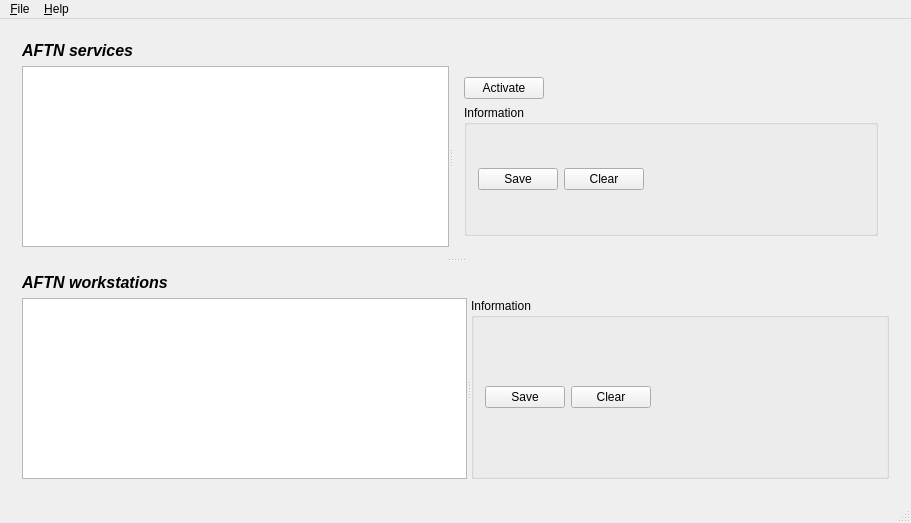
<?xml version="1.0" encoding="UTF-8"?>
<ui version="4.0">
 <class>MainWindow</class>
 <widget class="QMainWindow" name="MainWindow">
  <property name="geometry">
   <rect>
    <x>0</x>
    <y>0</y>
    <width>911</width>
    <height>523</height>
   </rect>
  </property>
  <property name="windowTitle">
   <string>AFTN manager</string>
  </property>
  <widget class="QWidget" name="centralWidget">
   <layout class="QVBoxLayout" name="verticalLayout_3">
    <item>
     <widget class="QSplitter" name="splitter">
      <property name="orientation">
       <enum>Qt::Vertical</enum>
      </property>
      <widget class="QWidget" name="layoutWidget">
       <layout class="QVBoxLayout" name="verticalLayout_2">
        <item>
         <widget class="QLabel" name="label_2">
          <property name="sizePolicy">
           <sizepolicy hsizetype="Preferred" vsizetype="Fixed">
            <horstretch>0</horstretch>
            <verstretch>0</verstretch>
           </sizepolicy>
          </property>
          <property name="text">
           <string>&lt;!DOCTYPE HTML PUBLIC &quot;-//W3C//DTD HTML 4.0//EN&quot; &quot;http://www.w3.org/TR/REC-html40/strict.dtd&quot;&gt;
&lt;html&gt;&lt;head&gt;&lt;meta name=&quot;qrichtext&quot; content=&quot;1&quot; /&gt;&lt;style type=&quot;text/css&quot;&gt;
p, li { white-space: pre-wrap; }
&lt;/style&gt;&lt;/head&gt;&lt;body style=&quot; font-family:'Sans'; font-size:8pt; font-weight:400; font-style:normal;&quot;&gt;
&lt;p style=&quot; margin-top:0px; margin-bottom:0px; margin-left:0px; margin-right:0px; -qt-block-indent:0; text-indent:0px;&quot;&gt;&lt;span style=&quot; font-size:12pt; font-weight:600; font-style:italic;&quot;&gt;AFTN services&lt;/span&gt;&lt;/p&gt;&lt;/body&gt;&lt;/html&gt;</string>
          </property>
          <property name="textFormat">
           <enum>Qt::RichText</enum>
          </property>
         </widget>
        </item>
        <item>
         <widget class="QSplitter" name="vsplitter1">
          <property name="orientation">
           <enum>Qt::Horizontal</enum>
          </property>
          <property name="childrenCollapsible">
           <bool>false</bool>
          </property>
          <widget class="QListWidget" name="serversView"/>
          <widget class="QWidget" name="layoutWidget">
           <layout class="QGridLayout" name="gridLayout">
            <item row="0" column="0">
             <widget class="QPushButton" name="activate">
              <property name="text">
               <string>Activate</string>
              </property>
             </widget>
            </item>
            <item row="0" column="1">
             <spacer name="horizontalSpacer">
              <property name="orientation">
               <enum>Qt::Horizontal</enum>
              </property>
              <property name="sizeHint" stdset="0">
               <size>
                <width>40</width>
                <height>20</height>
               </size>
              </property>
             </spacer>
            </item>
            <item row="1" column="0" colspan="2">
             <widget class="QGroupBox" name="informationBox">
              <property name="title">
               <string>Information</string>
              </property>
              <layout class="QGridLayout" name="gridLayout_2">
               <item row="0" column="0" colspan="3">
                <widget class="QLabel" name="information">
                 <property name="text">
                  <string/>
                 </property>
                </widget>
               </item>
               <item row="1" column="0">
                <widget class="QPushButton" name="save">
                 <property name="text">
                  <string>Save</string>
                 </property>
                </widget>
               </item>
               <item row="1" column="1">
                <widget class="QPushButton" name="clear">
                 <property name="text">
                  <string>Clear</string>
                 </property>
                </widget>
               </item>
               <item row="1" column="2">
                <spacer name="horizontalSpacer_2">
                 <property name="orientation">
                  <enum>Qt::Horizontal</enum>
                 </property>
                 <property name="sizeHint" stdset="0">
                  <size>
                   <width>40</width>
                   <height>20</height>
                  </size>
                 </property>
                </spacer>
               </item>
               <item row="2" column="0" colspan="3">
                <widget class="QWidget" name="logContainer" native="true"/>
               </item>
              </layout>
             </widget>
            </item>
           </layout>
          </widget>
         </widget>
        </item>
       </layout>
      </widget>
      <widget class="QWidget" name="layoutWidget">
       <layout class="QVBoxLayout" name="verticalLayout">
        <item>
         <widget class="QLabel" name="label">
          <property name="sizePolicy">
           <sizepolicy hsizetype="Preferred" vsizetype="Fixed">
            <horstretch>0</horstretch>
            <verstretch>0</verstretch>
           </sizepolicy>
          </property>
          <property name="text">
           <string>&lt;!DOCTYPE HTML PUBLIC &quot;-//W3C//DTD HTML 4.0//EN&quot; &quot;http://www.w3.org/TR/REC-html40/strict.dtd&quot;&gt;
&lt;html&gt;&lt;head&gt;&lt;meta name=&quot;qrichtext&quot; content=&quot;1&quot; /&gt;&lt;style type=&quot;text/css&quot;&gt;
p, li { white-space: pre-wrap; }
&lt;/style&gt;&lt;/head&gt;&lt;body style=&quot; font-family:'Sans'; font-size:8pt; font-weight:400; font-style:normal;&quot;&gt;
&lt;p style=&quot; margin-top:0px; margin-bottom:0px; margin-left:0px; margin-right:0px; -qt-block-indent:0; text-indent:0px;&quot;&gt;&lt;span style=&quot; font-size:12pt; font-weight:600; font-style:italic;&quot;&gt;AFTN workstations&lt;/span&gt;&lt;/p&gt;&lt;/body&gt;&lt;/html&gt;</string>
          </property>
          <property name="textFormat">
           <enum>Qt::RichText</enum>
          </property>
         </widget>
        </item>
        <item>
         <widget class="QSplitter" name="vsplitter2">
          <property name="orientation">
           <enum>Qt::Horizontal</enum>
          </property>
          <property name="childrenCollapsible">
           <bool>false</bool>
          </property>
          <widget class="QListWidget" name="wsView"/>
          <widget class="QGroupBox" name="informationBox_2">
           <property name="title">
            <string>Information</string>
           </property>
           <layout class="QGridLayout" name="gridLayout_3">
            <item row="0" column="0" colspan="3">
             <widget class="QLabel" name="wsInformation">
              <property name="text">
               <string/>
              </property>
             </widget>
            </item>
            <item row="1" column="0">
             <widget class="QPushButton" name="wsSave">
              <property name="text">
               <string>Save</string>
              </property>
             </widget>
            </item>
            <item row="1" column="1">
             <widget class="QPushButton" name="wsClear">
              <property name="text">
               <string>Clear</string>
              </property>
             </widget>
            </item>
            <item row="2" column="0" colspan="3">
             <widget class="QWidget" name="wsLogContainer" native="true"/>
            </item>
            <item row="1" column="2">
             <spacer name="horizontalSpacer_3">
              <property name="orientation">
               <enum>Qt::Horizontal</enum>
              </property>
              <property name="sizeHint" stdset="0">
               <size>
                <width>40</width>
                <height>20</height>
               </size>
              </property>
             </spacer>
            </item>
           </layout>
          </widget>
         </widget>
        </item>
       </layout>
      </widget>
     </widget>
    </item>
   </layout>
  </widget>
  <widget class="QMenuBar" name="menuBar">
   <property name="geometry">
    <rect>
     <x>0</x>
     <y>0</y>
     <width>911</width>
     <height>21</height>
    </rect>
   </property>
   <widget class="QMenu" name="menu_File">
    <property name="title">
     <string>&amp;File</string>
    </property>
    <addaction name="exit"/>
   </widget>
   <widget class="QMenu" name="menu_Help">
    <property name="title">
     <string>&amp;Help</string>
    </property>
    <addaction name="separator"/>
    <addaction name="about"/>
    <addaction name="aboutQt"/>
   </widget>
   <addaction name="menu_File"/>
   <addaction name="menu_Help"/>
  </widget>
  <widget class="QStatusBar" name="statusBar"/>
  <action name="exit">
   <property name="text">
    <string>&amp;Exit</string>
   </property>
  </action>
  <action name="aboutQt">
   <property name="text">
    <string>About &amp;Qt...</string>
   </property>
  </action>
  <action name="about">
   <property name="text">
    <string>About...</string>
   </property>
  </action>
 </widget>
 <layoutdefault spacing="6" margin="11"/>
 <resources/>
 <connections>
  <connection>
   <sender>exit</sender>
   <signal>triggered()</signal>
   <receiver>MainWindow</receiver>
   <slot>close()</slot>
   <hints>
    <hint type="sourcelabel">
     <x>-1</x>
     <y>-1</y>
    </hint>
    <hint type="destinationlabel">
     <x>455</x>
     <y>261</y>
    </hint>
   </hints>
  </connection>
 </connections>
</ui>
